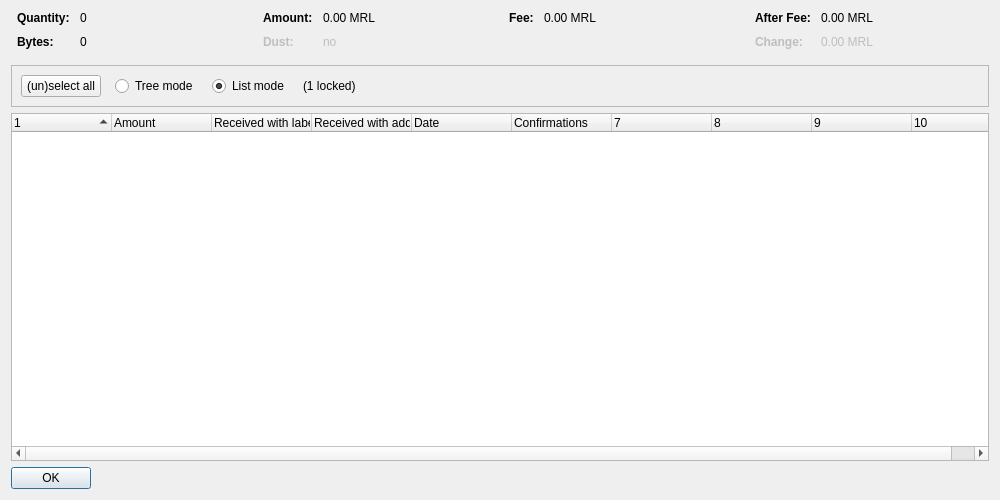
<?xml version="1.0" encoding="UTF-8"?>
<ui version="4.0">
 <class>CoinControlDialog</class>
 <widget class="QDialog" name="CoinControlDialog">
  <property name="geometry">
   <rect>
    <x>0</x>
    <y>0</y>
    <width>1000</width>
    <height>500</height>
   </rect>
  </property>
  <property name="windowTitle">
   <string>Coin Selection</string>
  </property>
  <layout class="QVBoxLayout" name="verticalLayout">
   <item>
    <layout class="QHBoxLayout" name="horizontalLayoutTop" stretch="0,0,0,0">
     <property name="topMargin">
      <number>0</number>
     </property>
     <property name="bottomMargin">
      <number>10</number>
     </property>
     <item>
      <layout class="QFormLayout" name="formLayoutCoinControl1">
       <property name="horizontalSpacing">
        <number>10</number>
       </property>
       <property name="verticalSpacing">
        <number>10</number>
       </property>
       <property name="leftMargin">
        <number>6</number>
       </property>
       <property name="rightMargin">
        <number>6</number>
       </property>
       <item row="0" column="0">
        <widget class="QLabel" name="labelCoinControlQuantityText">
         <property name="font">
          <font>
           <weight>75</weight>
           <bold>true</bold>
          </font>
         </property>
         <property name="text">
          <string>Quantity:</string>
         </property>
        </widget>
       </item>
       <item row="0" column="1">
        <widget class="QLabel" name="labelCoinControlQuantity">
         <property name="cursor">
          <cursorShape>IBeamCursor</cursorShape>
         </property>
         <property name="contextMenuPolicy">
          <enum>Qt::ActionsContextMenu</enum>
         </property>
         <property name="text">
          <string notr="true">0</string>
         </property>
         <property name="textInteractionFlags">
          <set>Qt::LinksAccessibleByMouse|Qt::TextSelectableByKeyboard|Qt::TextSelectableByMouse</set>
         </property>
        </widget>
       </item>
       <item row="1" column="0">
        <widget class="QLabel" name="labelCoinControlBytesText">
         <property name="font">
          <font>
           <weight>75</weight>
           <bold>true</bold>
          </font>
         </property>
         <property name="text">
          <string>Bytes:</string>
         </property>
        </widget>
       </item>
       <item row="1" column="1">
        <widget class="QLabel" name="labelCoinControlBytes">
         <property name="cursor">
          <cursorShape>IBeamCursor</cursorShape>
         </property>
         <property name="contextMenuPolicy">
          <enum>Qt::ActionsContextMenu</enum>
         </property>
         <property name="text">
          <string notr="true">0</string>
         </property>
         <property name="textInteractionFlags">
          <set>Qt::LinksAccessibleByMouse|Qt::TextSelectableByKeyboard|Qt::TextSelectableByMouse</set>
         </property>
        </widget>
       </item>
      </layout>
     </item>
     <item>
      <layout class="QFormLayout" name="formLayoutCoinControl2">
       <property name="horizontalSpacing">
        <number>10</number>
       </property>
       <property name="verticalSpacing">
        <number>10</number>
       </property>
       <property name="leftMargin">
        <number>6</number>
       </property>
       <property name="rightMargin">
        <number>6</number>
       </property>
       <item row="0" column="0">
        <widget class="QLabel" name="labelCoinControlAmountText">
         <property name="font">
          <font>
           <weight>75</weight>
           <bold>true</bold>
          </font>
         </property>
         <property name="text">
          <string>Amount:</string>
         </property>
        </widget>
       </item>
       <item row="0" column="1">
        <widget class="QLabel" name="labelCoinControlAmount">
         <property name="cursor">
          <cursorShape>IBeamCursor</cursorShape>
         </property>
         <property name="contextMenuPolicy">
          <enum>Qt::ActionsContextMenu</enum>
         </property>
         <property name="text">
          <string notr="true">0.00 MRL</string>
         </property>
         <property name="textInteractionFlags">
          <set>Qt::LinksAccessibleByMouse|Qt::TextSelectableByKeyboard|Qt::TextSelectableByMouse</set>
         </property>
        </widget>
       </item>
       <item row="1" column="0">
        <widget class="QLabel" name="labelCoinControlLowOutputText">
         <property name="enabled">
          <bool>false</bool>
         </property>
         <property name="font">
          <font>
           <weight>75</weight>
           <bold>true</bold>
          </font>
         </property>
         <property name="text">
          <string>Dust:</string>
         </property>
        </widget>
       </item>
       <item row="1" column="1">
        <widget class="QLabel" name="labelCoinControlLowOutput">
         <property name="enabled">
          <bool>false</bool>
         </property>
         <property name="cursor">
          <cursorShape>IBeamCursor</cursorShape>
         </property>
         <property name="contextMenuPolicy">
          <enum>Qt::ActionsContextMenu</enum>
         </property>
         <property name="text">
          <string notr="true">no</string>
         </property>
         <property name="textInteractionFlags">
          <set>Qt::LinksAccessibleByMouse|Qt::TextSelectableByKeyboard|Qt::TextSelectableByMouse</set>
         </property>
        </widget>
       </item>
      </layout>
     </item>
     <item>
      <layout class="QFormLayout" name="formLayoutCoinControl3">
       <property name="horizontalSpacing">
        <number>10</number>
       </property>
       <property name="verticalSpacing">
        <number>10</number>
       </property>
       <property name="leftMargin">
        <number>6</number>
       </property>
       <property name="rightMargin">
        <number>6</number>
       </property>
       <item row="0" column="0">
        <widget class="QLabel" name="labelCoinControlFeeText">
         <property name="font">
          <font>
           <weight>75</weight>
           <bold>true</bold>
          </font>
         </property>
         <property name="text">
          <string>Fee:</string>
         </property>
        </widget>
       </item>
       <item row="0" column="1">
        <widget class="QLabel" name="labelCoinControlFee">
         <property name="cursor">
          <cursorShape>IBeamCursor</cursorShape>
         </property>
         <property name="contextMenuPolicy">
          <enum>Qt::ActionsContextMenu</enum>
         </property>
         <property name="text">
          <string notr="true">0.00 MRL</string>
         </property>
         <property name="textInteractionFlags">
          <set>Qt::LinksAccessibleByMouse|Qt::TextSelectableByKeyboard|Qt::TextSelectableByMouse</set>
         </property>
        </widget>
       </item>
      </layout>
     </item>
     <item>
      <layout class="QFormLayout" name="formLayoutCoinControl4">
       <property name="horizontalSpacing">
        <number>10</number>
       </property>
       <property name="verticalSpacing">
        <number>10</number>
       </property>
       <property name="leftMargin">
        <number>6</number>
       </property>
       <property name="rightMargin">
        <number>6</number>
       </property>
       <item row="0" column="0">
        <widget class="QLabel" name="labelCoinControlAfterFeeText">
         <property name="font">
          <font>
           <weight>75</weight>
           <bold>true</bold>
          </font>
         </property>
         <property name="text">
          <string>After Fee:</string>
         </property>
        </widget>
       </item>
       <item row="0" column="1">
        <widget class="QLabel" name="labelCoinControlAfterFee">
         <property name="cursor">
          <cursorShape>IBeamCursor</cursorShape>
         </property>
         <property name="contextMenuPolicy">
          <enum>Qt::ActionsContextMenu</enum>
         </property>
         <property name="text">
          <string notr="true">0.00 MRL</string>
         </property>
         <property name="textInteractionFlags">
          <set>Qt::LinksAccessibleByMouse|Qt::TextSelectableByKeyboard|Qt::TextSelectableByMouse</set>
         </property>
        </widget>
       </item>
       <item row="1" column="0">
        <widget class="QLabel" name="labelCoinControlChangeText">
         <property name="enabled">
          <bool>false</bool>
         </property>
         <property name="font">
          <font>
           <weight>75</weight>
           <bold>true</bold>
          </font>
         </property>
         <property name="text">
          <string>Change:</string>
         </property>
        </widget>
       </item>
       <item row="1" column="1">
        <widget class="QLabel" name="labelCoinControlChange">
         <property name="enabled">
          <bool>false</bool>
         </property>
         <property name="cursor">
          <cursorShape>IBeamCursor</cursorShape>
         </property>
         <property name="contextMenuPolicy">
          <enum>Qt::ActionsContextMenu</enum>
         </property>
         <property name="text">
          <string notr="true">0.00 MRL</string>
         </property>
         <property name="textInteractionFlags">
          <set>Qt::LinksAccessibleByMouse|Qt::TextSelectableByKeyboard|Qt::TextSelectableByMouse</set>
         </property>
        </widget>
       </item>
      </layout>
     </item>
    </layout>
   </item>
   <item>
    <widget class="QFrame" name="frame">
     <property name="minimumSize">
      <size>
       <width>0</width>
       <height>40</height>
      </size>
     </property>
     <property name="frameShape">
      <enum>QFrame::StyledPanel</enum>
     </property>
     <property name="frameShadow">
      <enum>QFrame::Sunken</enum>
     </property>
     <layout class="QHBoxLayout" name="horizontalLayout">
      <item>
       <layout class="QHBoxLayout" name="horizontalLayoutPanel" stretch="0,0,0,0,0">
        <property name="spacing">
         <number>14</number>
        </property>
        <item>
         <widget class="QPushButton" name="pushButtonSelectAll">
          <property name="sizePolicy">
           <sizepolicy hsizetype="Maximum" vsizetype="Fixed">
            <horstretch>0</horstretch>
            <verstretch>0</verstretch>
           </sizepolicy>
          </property>
          <property name="text">
           <string>(un)select all</string>
          </property>
          <property name="autoDefault">
           <bool>false</bool>
          </property>
         </widget>
        </item>
        <item>
         <widget class="QRadioButton" name="radioTreeMode">
          <property name="sizePolicy">
           <sizepolicy hsizetype="Maximum" vsizetype="Fixed">
            <horstretch>0</horstretch>
            <verstretch>0</verstretch>
           </sizepolicy>
          </property>
          <property name="text">
           <string>Tree mode</string>
          </property>
         </widget>
        </item>
        <item>
         <widget class="QRadioButton" name="radioListMode">
          <property name="sizePolicy">
           <sizepolicy hsizetype="Maximum" vsizetype="Fixed">
            <horstretch>0</horstretch>
            <verstretch>0</verstretch>
           </sizepolicy>
          </property>
          <property name="text">
           <string>List mode</string>
          </property>
          <property name="checked">
           <bool>true</bool>
          </property>
         </widget>
        </item>
        <item>
         <widget class="QLabel" name="labelLocked">
          <property name="text">
           <string notr="true">(1 locked)</string>
          </property>
         </widget>
        </item>
        <item>
         <spacer name="horizontalSpacer">
          <property name="orientation">
           <enum>Qt::Horizontal</enum>
          </property>
          <property name="sizeHint" stdset="0">
           <size>
            <width>40</width>
            <height>20</height>
           </size>
          </property>
         </spacer>
        </item>
       </layout>
      </item>
     </layout>
    </widget>
   </item>
   <item>
    <widget class="CoinControlTreeWidget" name="treeWidget">
     <property name="contextMenuPolicy">
      <enum>Qt::CustomContextMenu</enum>
     </property>
     <property name="sortingEnabled">
      <bool>false</bool>
     </property>
     <property name="columnCount">
      <number>10</number>
     </property>
     <attribute name="headerShowSortIndicator" stdset="0">
      <bool>true</bool>
     </attribute>
     <attribute name="headerStretchLastSection">
      <bool>false</bool>
     </attribute>
     <column>
      <property name="text">
       <string/>
      </property>
     </column>
     <column>
      <property name="text">
       <string>Amount</string>
      </property>
     </column>
     <column>
      <property name="text">
       <string>Received with label</string>
      </property>
     </column>
     <column>
      <property name="text">
       <string>Received with address</string>
      </property>
     </column>
     <column>
      <property name="text">
       <string>Date</string>
      </property>
     </column>
     <column>
      <property name="text">
       <string>Confirmations</string>
      </property>
      <property name="toolTip">
       <string>Confirmed</string>
      </property>
     </column>
     <column>
      <property name="text">
       <string/>
      </property>
     </column>
     <column>
      <property name="text">
       <string/>
      </property>
     </column>
     <column>
      <property name="text">
       <string/>
      </property>
     </column>
     <column>
      <property name="text">
       <string/>
      </property>
     </column>
    </widget>
   </item>
   <item>
    <widget class="QDialogButtonBox" name="buttonBox">
     <property name="sizePolicy">
      <sizepolicy hsizetype="Maximum" vsizetype="Fixed">
       <horstretch>0</horstretch>
       <verstretch>0</verstretch>
      </sizepolicy>
     </property>
     <property name="orientation">
      <enum>Qt::Horizontal</enum>
     </property>
     <property name="standardButtons">
      <set>QDialogButtonBox::Ok</set>
     </property>
    </widget>
   </item>
  </layout>
 </widget>
 <customwidgets>
  <customwidget>
   <class>CoinControlTreeWidget</class>
   <extends>QTreeWidget</extends>
   <header>coincontroltreewidget.h</header>
  </customwidget>
 </customwidgets>
 <resources/>
 <connections/>
</ui>
